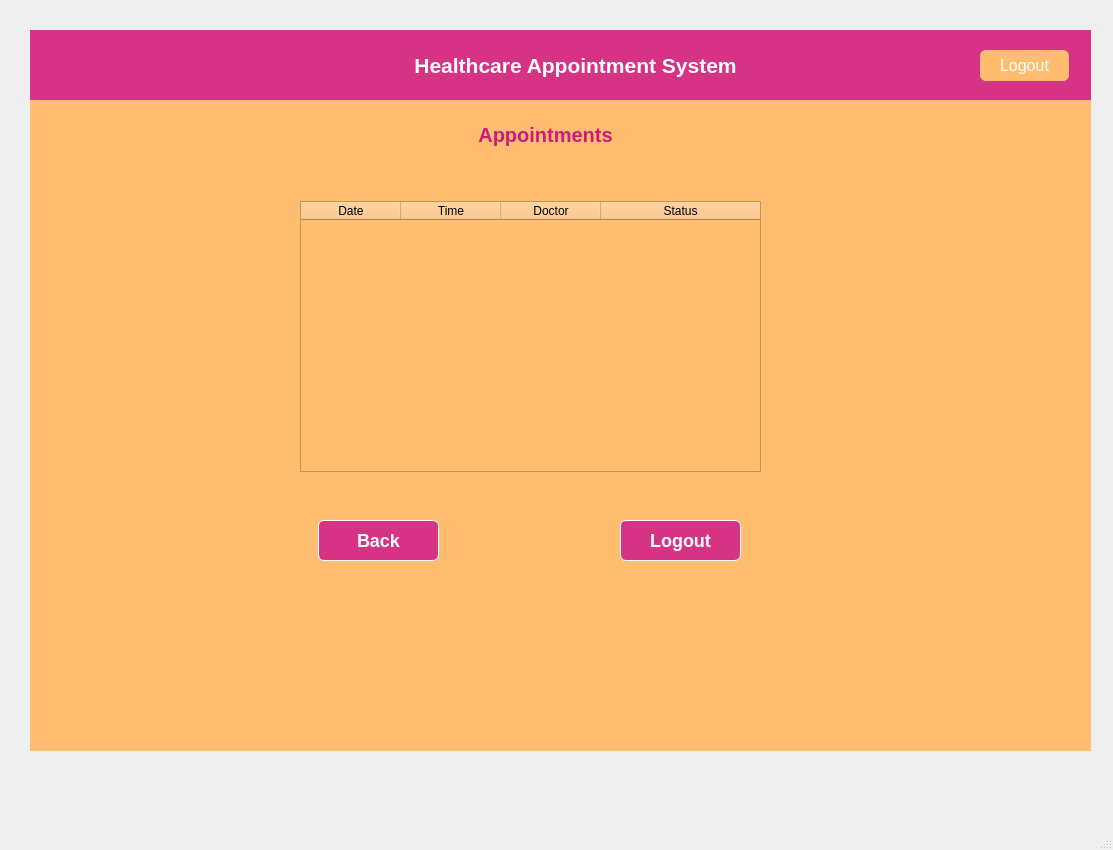
<?xml version="1.0" encoding="UTF-8"?>
<ui version="4.0">
 <class>MainWindow</class>
 <widget class="QMainWindow" name="MainWindow">
  <property name="geometry">
   <rect>
    <x>0</x>
    <y>0</y>
    <width>1113</width>
    <height>850</height>
   </rect>
  </property>
  <property name="windowTitle">
   <string>MainWindow</string>
  </property>
  <property name="styleSheet">
   <string notr="true"/>
  </property>
  <widget class="QWidget" name="centralwidget">
   <widget class="QWidget" name="widget" native="true">
    <property name="geometry">
     <rect>
      <x>30</x>
      <y>30</y>
      <width>1061</width>
      <height>71</height>
     </rect>
    </property>
    <property name="styleSheet">
     <string notr="true">#widget{
background-color: #d63384; 
}
#label {
    color: white;
    font-size: 18px;
    font-weight: bold;
    padding-left: 15px;
}

/* Exit button */
#exitButton {
    background-color: ;
	background-color: rgb(255, 190, 111);
    color: white;
    font-size: 16px;
    border-radius: 6px;
}

#exitButton:hover {
    background-color: #a61e5c;
    border-radius: 6px;
}

</string>
    </property>
    <widget class="QLabel" name="label">
     <property name="geometry">
      <rect>
       <x>360</x>
       <y>20</y>
       <width>351</width>
       <height>31</height>
      </rect>
     </property>
     <property name="text">
      <string>&lt;html&gt;&lt;head/&gt;&lt;body&gt;&lt;p align=&quot;center&quot;&gt;&lt;span style=&quot; font-size:16pt;&quot;&gt;Healthcare Appointment System&lt;/span&gt;&lt;/p&gt;&lt;/body&gt;&lt;/html&gt;</string>
     </property>
    </widget>
    <widget class="QPushButton" name="exitButton">
     <property name="geometry">
      <rect>
       <x>950</x>
       <y>20</y>
       <width>89</width>
       <height>31</height>
      </rect>
     </property>
     <property name="text">
      <string>Logout</string>
     </property>
    </widget>
   </widget>
   <widget class="QStackedWidget" name="stackedWidget">
    <property name="geometry">
     <rect>
      <x>30</x>
      <y>100</y>
      <width>1061</width>
      <height>651</height>
     </rect>
    </property>
    <property name="styleSheet">
     <string notr="true">background-color: rgb(255, 190, 111);</string>
    </property>
    <property name="currentIndex">
     <number>3</number>
    </property>
    <widget class="QWidget" name="page">
     <widget class="QLabel" name="label_2">
      <property name="geometry">
       <rect>
        <x>460</x>
        <y>10</y>
        <width>121</width>
        <height>51</height>
       </rect>
      </property>
      <property name="styleSheet">
       <string notr="true">

    color:rgb(205, 27, 124);
    font-size: 18px;
    font-weight: bold;          /* 👈 THIS LINE */
    selection-color: white; </string>
      </property>
      <property name="text">
       <string>&lt;html&gt;&lt;head/&gt;&lt;body&gt;&lt;p align=&quot;center&quot;&gt;&lt;span style=&quot; font-size:15pt;&quot;&gt;Login Page&lt;/span&gt;&lt;/p&gt;&lt;/body&gt;&lt;/html&gt;</string>
      </property>
     </widget>
     <widget class="QLabel" name="label_6">
      <property name="geometry">
       <rect>
        <x>320</x>
        <y>150</y>
        <width>141</width>
        <height>31</height>
       </rect>
      </property>
      <property name="styleSheet">
       <string notr="true">color: rgb(255, 255, 255);
background-color: rgb(214, 51, 132);
border-radius: 6px;</string>
      </property>
      <property name="text">
       <string>&lt;html&gt;&lt;head/&gt;&lt;body&gt;&lt;p align=&quot;center&quot;&gt;&lt;span style=&quot; font-size:12pt; font-weight:600;&quot;&gt;Username&lt;/span&gt;&lt;/p&gt;&lt;/body&gt;&lt;/html&gt;</string>
      </property>
     </widget>
     <widget class="QLabel" name="label_7">
      <property name="geometry">
       <rect>
        <x>320</x>
        <y>249</y>
        <width>141</width>
        <height>31</height>
       </rect>
      </property>
      <property name="styleSheet">
       <string notr="true">color: rgb(255, 255, 255);
background-color: rgb(214, 51, 132);
border-radius: 6px;</string>
      </property>
      <property name="text">
       <string>&lt;html&gt;&lt;head/&gt;&lt;body&gt;&lt;p align=&quot;center&quot;&gt;&lt;span style=&quot; font-size:12pt; font-weight:600;&quot;&gt;Password&lt;/span&gt;&lt;/p&gt;&lt;/body&gt;&lt;/html&gt;</string>
      </property>
     </widget>
     <widget class="QLineEdit" name="usernameLineEdit">
      <property name="geometry">
       <rect>
        <x>530</x>
        <y>150</y>
        <width>131</width>
        <height>31</height>
       </rect>
      </property>
      <property name="styleSheet">
       <string notr="true"/>
      </property>
     </widget>
     <widget class="QLineEdit" name="passwordLineEdit">
      <property name="geometry">
       <rect>
        <x>530</x>
        <y>250</y>
        <width>131</width>
        <height>31</height>
       </rect>
      </property>
      <property name="styleSheet">
       <string notr="true"/>
      </property>
      <property name="echoMode">
       <enum>QLineEdit::Password</enum>
      </property>
     </widget>
     <widget class="QComboBox" name="roleComboBox">
      <property name="geometry">
       <rect>
        <x>530</x>
        <y>340</y>
        <width>131</width>
        <height>31</height>
       </rect>
      </property>
      <property name="styleSheet">
       <string notr="true">color: rgb(255, 255, 255);
background-color: rgb(214, 51, 132);
border-radius: 6px;
font-weight: bold;
font-size: 16px;</string>
      </property>
      <item>
       <property name="text">
        <string>Patient</string>
       </property>
      </item>
      <item>
       <property name="text">
        <string>Doctor</string>
       </property>
      </item>
     </widget>
     <widget class="QLabel" name="label_8">
      <property name="geometry">
       <rect>
        <x>380</x>
        <y>340</y>
        <width>81</width>
        <height>31</height>
       </rect>
      </property>
      <property name="styleSheet">
       <string notr="true">color: rgb(255, 255, 255);
background-color: rgb(214, 51, 132);
border-radius: 6px;</string>
      </property>
      <property name="text">
       <string>&lt;html&gt;&lt;head/&gt;&lt;body&gt;&lt;p align=&quot;center&quot;&gt;&lt;span style=&quot; font-size:12pt; font-weight:600;&quot;&gt;Role&lt;/span&gt;&lt;/p&gt;&lt;/body&gt;&lt;/html&gt;</string>
      </property>
     </widget>
     <widget class="QPushButton" name="loginButton">
      <property name="geometry">
       <rect>
        <x>430</x>
        <y>440</y>
        <width>141</width>
        <height>41</height>
       </rect>
      </property>
      <property name="styleSheet">
       <string notr="true">#loginButton {
    border-color: rgb(255, 255, 255);
    background-color: rgb(214, 51, 132);
    color: white;
    font-size: 18px;
    font-weight: bold;          /* 👈 THIS LINE */
    border-radius: 6px;
    border: 1px solid rgb(255, 255, 255);
    selection-color: white; 
}

#loginButton:hover {
    background-color: rgb(255, 190, 111);
    border-radius: 6px;
}
</string>
      </property>
      <property name="text">
       <string>Login</string>
      </property>
     </widget>
    </widget>
    <widget class="QWidget" name="page_2">
     <widget class="QLabel" name="patientDashboardLabel">
      <property name="geometry">
       <rect>
        <x>470</x>
        <y>10</y>
        <width>171</width>
        <height>71</height>
       </rect>
      </property>
      <property name="styleSheet">
       <string notr="true">

    color:rgb(205, 27, 124);
    font-size: 18px;
    font-weight: bold;          /* 👈 THIS LINE */
    selection-color: white; </string>
      </property>
      <property name="text">
       <string>&lt;html&gt;&lt;head/&gt;&lt;body&gt;&lt;p align=&quot;center&quot;&gt;&lt;span style=&quot; font-size:14pt;&quot;&gt;Patient Dashboard&lt;/span&gt;&lt;/p&gt;&lt;/body&gt;&lt;/html&gt;</string>
      </property>
     </widget>
     <widget class="QPushButton" name="bookAppointmentButton">
      <property name="geometry">
       <rect>
        <x>440</x>
        <y>150</y>
        <width>231</width>
        <height>41</height>
       </rect>
      </property>
      <property name="styleSheet">
       <string notr="true">#bookAppointmentButton {
    border-color: rgb(255, 255, 255);
    background-color: rgb(214, 51, 132);
    color: white;
    font-size: 18px;
    font-weight: bold;          /* 👈 THIS LINE */
    border-radius: 6px;
    border: 1px solid rgb(255, 255, 255);
    selection-color: white; 
}

#bookAppointmentButton:hover {
    background-color: rgb(255, 190, 111);
    border-radius: 6px;
}</string>
      </property>
      <property name="text">
       <string>Book Appointment</string>
      </property>
     </widget>
     <widget class="QPushButton" name="viewAppointmentsButton">
      <property name="geometry">
       <rect>
        <x>440</x>
        <y>250</y>
        <width>231</width>
        <height>41</height>
       </rect>
      </property>
      <property name="styleSheet">
       <string notr="true">#viewAppointmentsButton {
    border-color: rgb(255, 255, 255);
    background-color: rgb(214, 51, 132);
    color: white;
    font-size: 18px;
    font-weight: bold;          /* 👈 THIS LINE */
    border-radius: 6px;
    border: 1px solid rgb(255, 255, 255);
    selection-color: white; 
}

#viewAppointmentsButton:hover {
    background-color: rgb(255, 190, 111);
    border-radius: 6px;
}</string>
      </property>
      <property name="text">
       <string>My Appointments</string>
      </property>
     </widget>
     <widget class="QPushButton" name="backButton0">
      <property name="geometry">
       <rect>
        <x>510</x>
        <y>350</y>
        <width>89</width>
        <height>25</height>
       </rect>
      </property>
      <property name="styleSheet">
       <string notr="true">#backButton0 {
    border-color: rgb(255, 255, 255);
    background-color: rgb(214, 51, 132);
    color: white;
    font-size: 18px;
    font-weight: bold;          /* 👈 THIS LINE */
    border-radius: 6px;
    border: 1px solid rgb(255, 255, 255);
    selection-color: white; 
}

#backButton0:hover {
    background-color: rgb(255, 190, 111);
    border-radius: 6px;
}</string>
      </property>
      <property name="text">
       <string>Back</string>
      </property>
     </widget>
    </widget>
    <widget class="QWidget" name="page_3">
     <widget class="QLabel" name="label_4">
      <property name="geometry">
       <rect>
        <x>450</x>
        <y>30</y>
        <width>211</width>
        <height>41</height>
       </rect>
      </property>
      <property name="styleSheet">
       <string notr="true">

    color:rgb(205, 27, 124);
    font-size: 18px;
    font-weight: bold;          /* 👈 THIS LINE */
    selection-color: white; </string>
      </property>
      <property name="text">
       <string>&lt;html&gt;&lt;head/&gt;&lt;body&gt;&lt;p align=&quot;center&quot;&gt;&lt;span style=&quot; font-size:16pt;&quot;&gt;Book Appointment&lt;/span&gt;&lt;/p&gt;&lt;/body&gt;&lt;/html&gt;</string>
      </property>
     </widget>
     <widget class="QLabel" name="label_3">
      <property name="geometry">
       <rect>
        <x>300</x>
        <y>160</y>
        <width>141</width>
        <height>41</height>
       </rect>
      </property>
      <property name="styleSheet">
       <string notr="true">color: rgb(255, 255, 255);
background-color: rgb(214, 51, 132);
border-radius: 6px;</string>
      </property>
      <property name="text">
       <string>&lt;html&gt;&lt;head/&gt;&lt;body&gt;&lt;p align=&quot;center&quot;&gt;&lt;span style=&quot; font-weight:600;&quot;&gt;Select Doctor&lt;/span&gt;&lt;/p&gt;&lt;/body&gt;&lt;/html&gt;</string>
      </property>
     </widget>
     <widget class="QComboBox" name="comboDoctor">
      <property name="geometry">
       <rect>
        <x>500</x>
        <y>164</y>
        <width>221</width>
        <height>31</height>
       </rect>
      </property>
      <property name="styleSheet">
       <string notr="true">#comboDoctor {
    border-color: rgb(255, 255, 255);
    background-color: rgb(214, 51, 132);
    color: white;
    font-size: 16px;
    font-weight: bold;          /* 👈 THIS LINE */
    border-radius: 6px;
    border: 1px solid rgb(255, 255, 255);
    selection-color: white; 
}
</string>
      </property>
      <item>
       <property name="text">
        <string>Dr. Kumar (Cardiology)</string>
       </property>
      </item>
      <item>
       <property name="text">
        <string>Dr. Meena (General)</string>
       </property>
      </item>
      <item>
       <property name="text">
        <string>Dr. Ravi (Orthopedic)</string>
       </property>
      </item>
     </widget>
     <widget class="QLabel" name="label_9">
      <property name="geometry">
       <rect>
        <x>300</x>
        <y>260</y>
        <width>141</width>
        <height>31</height>
       </rect>
      </property>
      <property name="styleSheet">
       <string notr="true">color: rgb(255, 255, 255);
background-color: rgb(214, 51, 132);
border-radius: 6px;</string>
      </property>
      <property name="text">
       <string>&lt;html&gt;&lt;head/&gt;&lt;body&gt;&lt;p align=&quot;center&quot;&gt;&lt;span style=&quot; font-weight:600;&quot;&gt;Select Date&lt;/span&gt;&lt;/p&gt;&lt;/body&gt;&lt;/html&gt;</string>
      </property>
     </widget>
     <widget class="QLabel" name="label_10">
      <property name="geometry">
       <rect>
        <x>300</x>
        <y>330</y>
        <width>141</width>
        <height>31</height>
       </rect>
      </property>
      <property name="styleSheet">
       <string notr="true">color: rgb(255, 255, 255);
background-color: rgb(214, 51, 132);
border-radius: 6px;</string>
      </property>
      <property name="text">
       <string>&lt;html&gt;&lt;head/&gt;&lt;body&gt;&lt;p align=&quot;center&quot;&gt;&lt;span style=&quot; font-weight:600;&quot;&gt;Select Time&lt;/span&gt;&lt;/p&gt;&lt;/body&gt;&lt;/html&gt;</string>
      </property>
     </widget>
     <widget class="QDateEdit" name="dateEdit">
      <property name="geometry">
       <rect>
        <x>500</x>
        <y>260</y>
        <width>221</width>
        <height>31</height>
       </rect>
      </property>
     </widget>
     <widget class="QTimeEdit" name="timeEdit">
      <property name="geometry">
       <rect>
        <x>500</x>
        <y>330</y>
        <width>221</width>
        <height>31</height>
       </rect>
      </property>
     </widget>
     <widget class="QPushButton" name="confirmAppointmentButton">
      <property name="geometry">
       <rect>
        <x>380</x>
        <y>430</y>
        <width>111</width>
        <height>31</height>
       </rect>
      </property>
      <property name="styleSheet">
       <string notr="true">#confirmAppointmentButton {
    border-color: rgb(255, 255, 255);
    background-color: rgb(214, 51, 132);
    color: white;
    font-size: 18px;
    font-weight: bold;          /* 👈 THIS LINE */
    border-radius: 6px;
    border: 1px solid rgb(255, 255, 255);
    selection-color: white; 
}

#confirmAppointmentButton:hover {
    background-color: rgb(255, 190, 111);
    border-radius: 6px;
}</string>
      </property>
      <property name="text">
       <string>Confirm</string>
      </property>
     </widget>
     <widget class="QPushButton" name="backButton1">
      <property name="geometry">
       <rect>
        <x>560</x>
        <y>430</y>
        <width>111</width>
        <height>31</height>
       </rect>
      </property>
      <property name="styleSheet">
       <string notr="true">#backButton1 {
    border-color: rgb(255, 255, 255);
    background-color: rgb(214, 51, 132);
    color: white;
    font-size: 18px;
    font-weight: bold;          /* 👈 THIS LINE */
    border-radius: 6px;
    border: 1px solid rgb(255, 255, 255);
    selection-color: white; 
}

#backButton1:hover {
    background-color: rgb(255, 190, 111);
    border-radius: 6px;
}</string>
      </property>
      <property name="text">
       <string>Back</string>
      </property>
     </widget>
    </widget>
    <widget class="QWidget" name="page_4">
     <widget class="QLabel" name="Title">
      <property name="geometry">
       <rect>
        <x>440</x>
        <y>10</y>
        <width>151</width>
        <height>51</height>
       </rect>
      </property>
      <property name="styleSheet">
       <string notr="true">

    color:rgb(205, 27, 124);
    font-size: 20px;
    font-weight: bold;          /* 👈 THIS LINE */
    selection-color: white; </string>
      </property>
      <property name="text">
       <string>&lt;html&gt;&lt;head/&gt;&lt;body&gt;&lt;p align=&quot;center&quot;&gt;&lt;span style=&quot; font-size:15pt;&quot;&gt;Appointments&lt;/span&gt;&lt;/p&gt;&lt;/body&gt;&lt;/html&gt;</string>
      </property>
     </widget>
     <widget class="QTableWidget" name="appointmentsTable">
      <property name="enabled">
       <bool>true</bool>
      </property>
      <property name="geometry">
       <rect>
        <x>270</x>
        <y>101</y>
        <width>461</width>
        <height>271</height>
       </rect>
      </property>
      <property name="autoFillBackground">
       <bool>false</bool>
      </property>
      <property name="horizontalScrollBarPolicy">
       <enum>Qt::ScrollBarAsNeeded</enum>
      </property>
      <property name="showDropIndicator" stdset="0">
       <bool>false</bool>
      </property>
      <property name="sortingEnabled">
       <bool>true</bool>
      </property>
      <attribute name="horizontalHeaderVisible">
       <bool>true</bool>
      </attribute>
      <attribute name="horizontalHeaderCascadingSectionResizes">
       <bool>false</bool>
      </attribute>
      <attribute name="horizontalHeaderShowSortIndicator" stdset="0">
       <bool>true</bool>
      </attribute>
      <attribute name="horizontalHeaderStretchLastSection">
       <bool>true</bool>
      </attribute>
      <attribute name="verticalHeaderShowSortIndicator" stdset="0">
       <bool>false</bool>
      </attribute>
      <attribute name="verticalHeaderStretchLastSection">
       <bool>false</bool>
      </attribute>
      <column>
       <property name="text">
        <string>Date</string>
       </property>
      </column>
      <column>
       <property name="text">
        <string>Time</string>
       </property>
      </column>
      <column>
       <property name="text">
        <string>Doctor</string>
       </property>
      </column>
      <column>
       <property name="text">
        <string>Status</string>
       </property>
      </column>
     </widget>
     <widget class="QPushButton" name="backButton2">
      <property name="geometry">
       <rect>
        <x>288</x>
        <y>420</y>
        <width>121</width>
        <height>41</height>
       </rect>
      </property>
      <property name="styleSheet">
       <string notr="true">#backButton2 {
    border-color: rgb(255, 255, 255);
    background-color: rgb(214, 51, 132);
    color: white;
    font-size: 18px;
    font-weight: bold;          /* 👈 THIS LINE */
    border-radius: 6px;
    border: 1px solid rgb(255, 255, 255);
    selection-color: white; 
}

#backButton2:hover {
    background-color: rgb(255, 190, 111);
    border-radius: 6px;
}</string>
      </property>
      <property name="text">
       <string>Back</string>
      </property>
     </widget>
     <widget class="QPushButton" name="logoutButton1">
      <property name="geometry">
       <rect>
        <x>590</x>
        <y>420</y>
        <width>121</width>
        <height>41</height>
       </rect>
      </property>
      <property name="styleSheet">
       <string notr="true">#logoutButton1 {
    border-color: rgb(255, 255, 255);
    background-color: rgb(214, 51, 132);
    color: white;
    font-size: 18px;
    font-weight: bold;          /* 👈 THIS LINE */
    border-radius: 6px;
    border: 1px solid rgb(255, 255, 255);
    selection-color: white; 
}

#logoutButton1:hover {
    background-color: rgb(255, 190, 111);
    border-radius: 6px;
}</string>
      </property>
      <property name="text">
       <string>Logout</string>
      </property>
     </widget>
    </widget>
   </widget>
  </widget>
  <widget class="QMenuBar" name="menubar">
   <property name="geometry">
    <rect>
     <x>0</x>
     <y>0</y>
     <width>1113</width>
     <height>22</height>
    </rect>
   </property>
  </widget>
  <widget class="QStatusBar" name="statusbar"/>
 </widget>
 <resources/>
 <connections/>
</ui>
